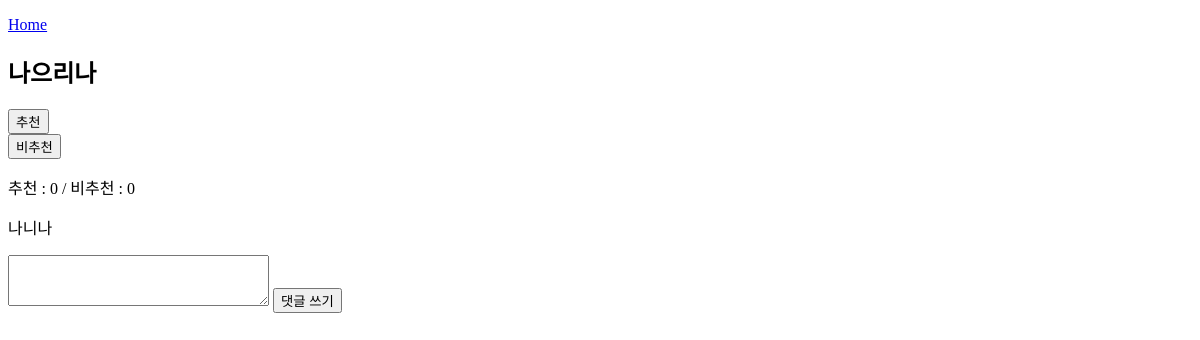
Page /boards/3/ on the earlier database version.
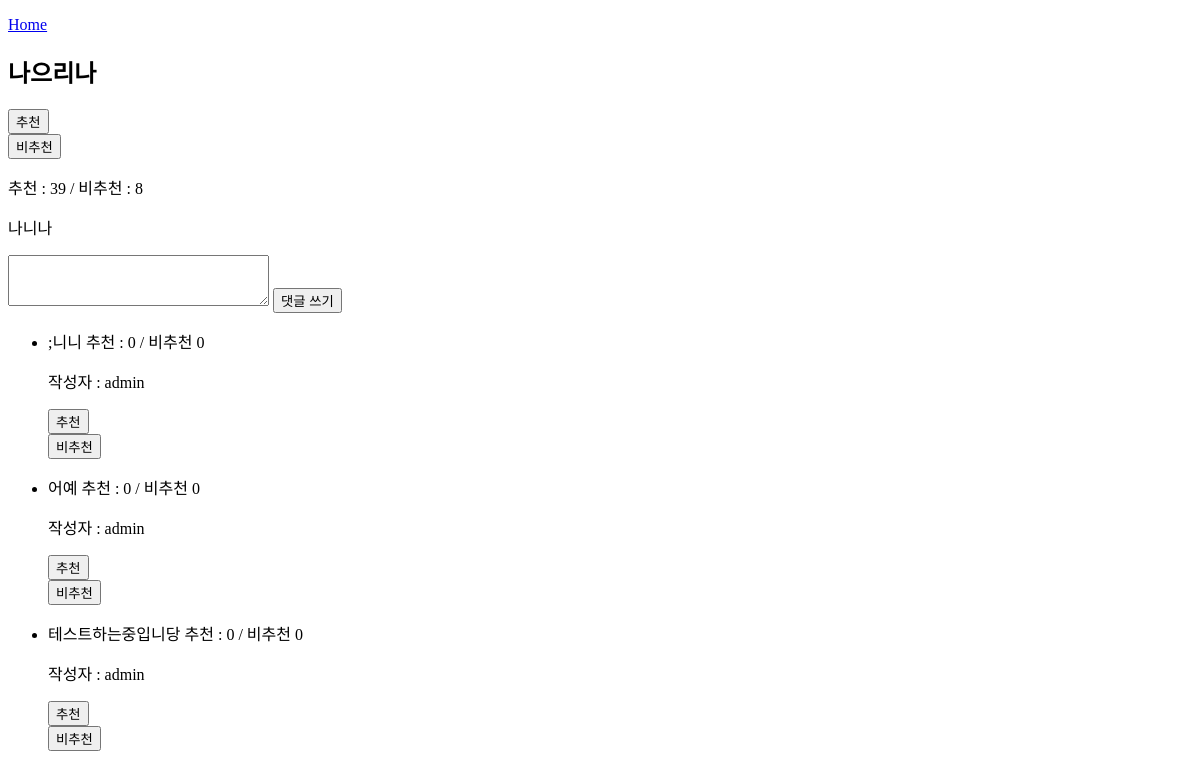
Same page on the later database version.
### boards/models.py (models this page shows)
class Article(models.Model):
    title = models.CharField(max_length=200)
    article_text = models.TextField()
    created_at = models.DateTimeField('Date published')
    edited_at = models.DateTimeField('Latest edited date', auto_now=True)
    writer = models.ForeignKey(User, on_delete=models.CASCADE)
    upvote = models.IntegerField(default=0)
    downvote = models.IntegerField(default=0)

class Comment(models.Model):
    comment_text = models.TextField()
    created_at = models.DateTimeField('Date published')
    edited_at = models.DateTimeField('Latest edited date')
    article = models.ForeignKey(Article, on_delete=models.CASCADE)
    writer = models.ForeignKey(User, on_delete=models.CASCADE)
    upvote = models.IntegerField(default=0)
    downvote = models.IntegerField(default=0)

### boards/views.py (the view)
# urls.py: path('<int:article_id>/', views.board_detail, name='board_detail'),
def board_detail(request, article_id):
    article_list = Article.objects.all()
    A = get_object_or_404(Article, pk=article_id)
    C = Comment.objects.filter(article_id=article_id)
    return render(request, 'boards/board_detail.html', {'article_detail': A,
                                                        'article_list': article_list,
                                                        'comment_list': C})

### boards/templates/boards/board_detail.html (shortened to what this page needs)
<!DOCTYPE html>
<html lang="en">
<head>
</head>
<body>
<p>
    <a href="{% url 'boards:board_index' %}">Home</a>
</p>
<h2>{{ article_detail.title }}</h2>
<form action="{% url 'boards:board_vote' article_detail.id %}" method="post">
    <button type="submit">
        추천
    </button>
</form>
<form action="{% url 'boards:board_vote' article_detail.id %}" method="post">
    <button type="submit">
        비추천
    </button>
</form>
<p>
    추천 : {{ article_detail.upvote }} / 비추천 : {{ article_detail.downvote }}
</p>
<p>{{ article_detail.article_text }}</p>
<form action="{% url 'boards:board_comment_write' %}" method="post">
    <textarea name="comment_text" cols="30" rows="3">
    </textarea>
    <button type="submit">
        댓글 쓰기
    </button>
</form>
<ul>
    {% for comment in comment_list %}
        <li>
            {{ comment.comment_text }} 추천 : {{ comment.upvote }} / 비추천 {{ comment.downvote }}
            <p>
                작성자 : {{ comment.writer }}
            </p>
            <p>
            <form action="{% url 'boards:board_comment_vote' comment.id %}" method="post">
                <button type="submit">
                    추천
                </button>
            </form>
            <form action="{% url 'boards:board_comment_vote' comment.id %}" method="post">
                <button type="submit">
                    비추천
                </button>
            </form>
            </p>
        </li>
    {% endfor %}
</ul>
</body>
</html>

Differences in the rows shown:
changed Article "나으리나": upvote "0" → "39"; downvote "0" → "8"
added Comment: comment_text ";니니", upvote "0", downvote "0", writer "admin"
added Comment: comment_text "어예", upvote "0", downvote "0", writer "admin"
added Comment: comment_text "테스트하는중입니당", upvote "0", downvote "0", writer "admin"
